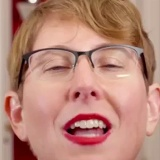
#> input picture data/opencv_face_detector_Jane/rostro_0.jpg, 160 x 160 px, given in place of the camera
$ python capturarRostroCamara.py
#> lines starting #> are read from the running program, lines starting #| are printed output that depends on the picture
'''
Codigo es para capturar un rostro de una camara y guardarlo en una carpeta.

Autor: alhanis.espinal@outlook.com
Fecha: 9-5-2024
'''

import cv2 as cv
import os
import imutils
# carpeta
nombre = 'alh'
modelo = 'opencv_face_detector_' + nombre
# ruta actual del proyecto
# os.getcwd() devuelve la ruta actual del proyecto
ruta = os.getcwd()
# unir la ruta actual con la carpeta
rutaCompleta = os.path.join(ruta, 'data', modelo)
# si la carpeta no existe
if not os.path.exists(rutaCompleta):
    print('Carpeta no encontrada, se creara la carpeta: ' + modelo)
    # crear la carpeta
    os.makedirs(rutaCompleta)


# ----------------------------reconocimiento de un rostro --------------------------------
# cargar el archivo xml que contiene la informacion para detectar rostros de opencv
ruidos=cv.CascadeClassifier('haarcascade_frontalface_default.xml')

# capturar video de la camara
camara=cv.VideoCapture(0)
# id de la imagen para luego guardarla
id = 0

while True:
    # leer la captura de la camara
    repuesta,captura=camara.read()
#> captura is the input picture: shape (160, 160, 3); mean B, G, R 119.9, 134.4, 184.4
    # si no se puede leer la captura se cierra el programa
    if repuesta==False:break
    # redimensionar la captura para que sea mas rapido el proceso de deteccion de rostros y no ocupe tanto espacio
    captura= imutils.resize(captura, width=640)
#> captura: shape (640, 640, 3)
    # pasar la captura a escala de grises
    grises=cv.cvtColor(captura,cv.COLOR_BGR2GRAY)
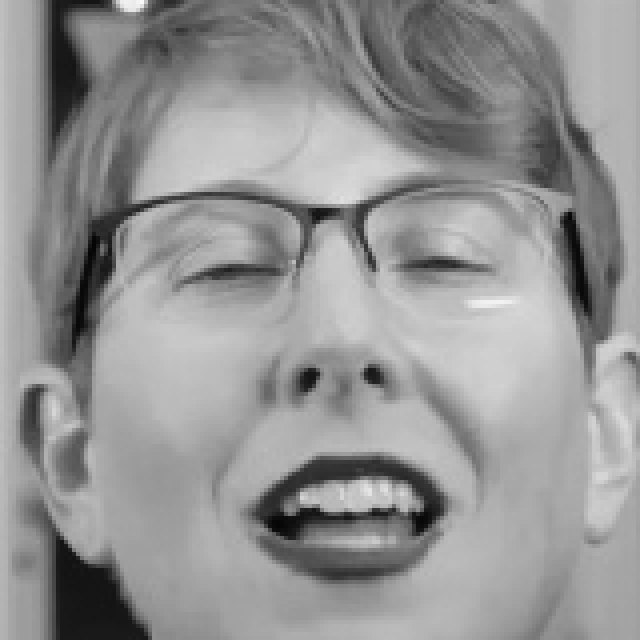
#> grises: shape (640, 640); min 5, max 250, mean 147.7
    # guardar las propiedades de la captura
    idcaptura = captura.copy()
    # para que sea mas rapido el proceso de deteccion de rostros 1.4 es el 40% de la imagen, 3 es el minimo de vecinos
    cara=ruidos.detectMultiScale(grises,1.3,5)
#> cara = [[45, 39, 541, 541]]
    # dibujar un rectangulo en la cara detectada
    # x,y son las coordenadas de la esquina superior izquierda del rectangulo, w,h son las esquinas del ancho y alto del rectangulo
    for (x,y,w,h) in cara:
        # dibujar un rectangulo en la cara detectada, (0,255,0) es el color del rectangulo, 2 es el grosor del rectangulo
        cv.rectangle(captura,(x,y),(x+w,y+h),(0,255,0),2)
        # almacenar la captura de la cara
        rostroCapturado = idcaptura[y:y+h,x:x+w]
        # tamaño de la imagen del rostro capturado 160x160, cv.INTER_CUBIC es el metodo de interpolacion lo que hace es que la imagen se vea mas nitida
        rostroCapturado = cv.resize(rostroCapturado,(160,160),interpolation=cv.INTER_CUBIC)
        # modificar cada nombre de la imagen
        cv.imwrite(rutaCompleta + '/rostro_{}.jpg'.format(id),rostroCapturado)
        # aumentar el id para que la imagen no se sobreescriba
        id += 1
#> this loop made 1 pass
#> (x, y, w, h, id) on pass 1: (45, 39, 541, 541, 1)
#> pass 1, `rostroCapturado = idcaptura[y:y+h,x:x+w]`:
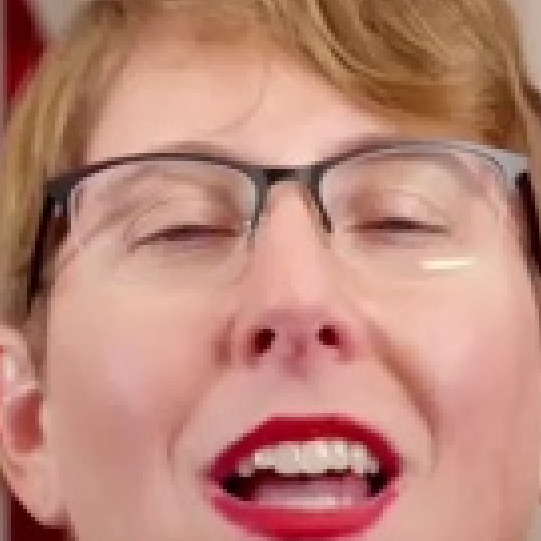
#> rostroCapturado: shape (541, 541, 3); mean B, G, R 119.3, 133.7, 187.4
#> pass 1, `rostroCapturado = cv.resize(rostroCapturado,(160,160),interpolation=cv..`:
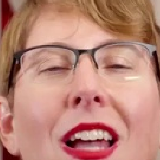
#> rostroCapturado: shape (160, 160, 3); mean B, G, R 119.2, 133.7, 187.4
#> after the loop:
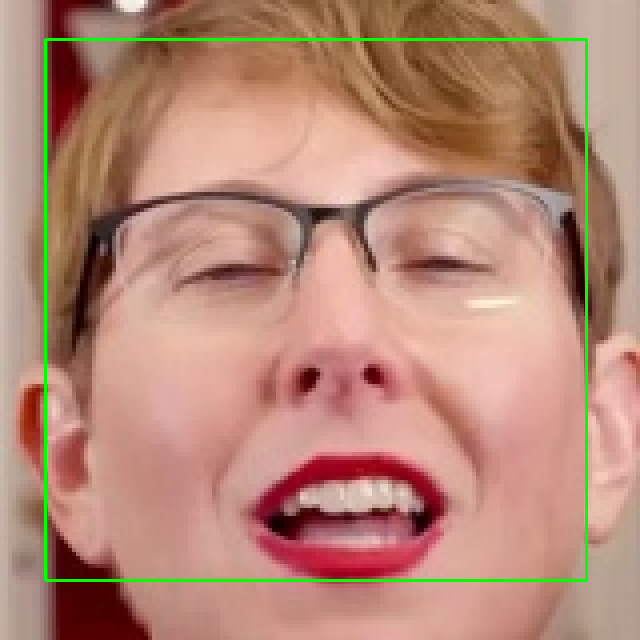
#> captura: shape (640, 640, 3); mean B, G, R 118.3, 136.6, 181.8
#> after the loop, id = 1
    # mostrar la captura de la camara
    cv.imshow('Video rostro',captura)
    # si saca 350 fotos se cierra el programa
    if id == 351:
        break

# liberar la camara y cerrar todas las ventanas
camara.release()
cv.destroyAllWindows()

$ run again, on data/opencv_face_detector_Jane/rostro_100.jpg
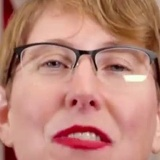
#> input picture data/opencv_face_detector_Jane/rostro_100.jpg, 160 x 160 px, given in place of the camera
#> captura is the input picture: shape (160, 160, 3); mean B, G, R 119.9, 133.2, 188.1
#> `grises=cv.cvtColor(captura,cv.COLOR_BGR2GRAY)`:
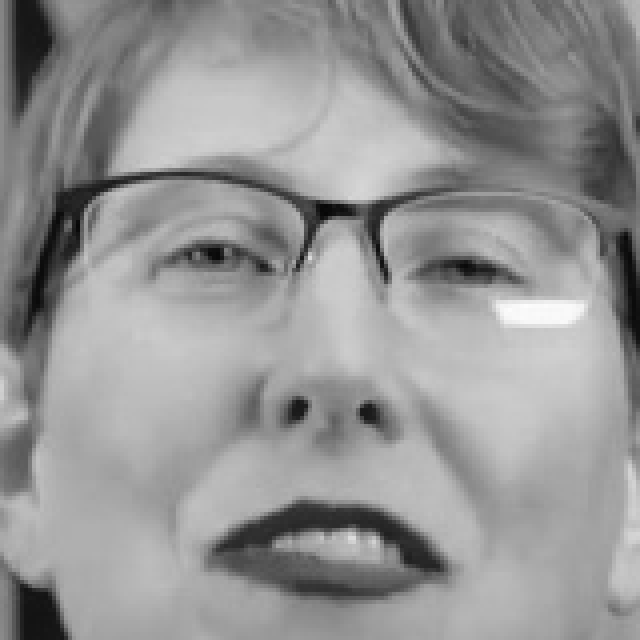
#> grises: shape (640, 640); min 7, max 253, mean 148.1
#> cara = [[41, 32, 559, 559]]
#> the loop `for (x,y,w,h) in cara:` made 1 pass
#> (x, y, w, h, id) on pass 1: (41, 32, 559, 559, 1)
#> after the loop `for (x,y,w,h) in cara:`:
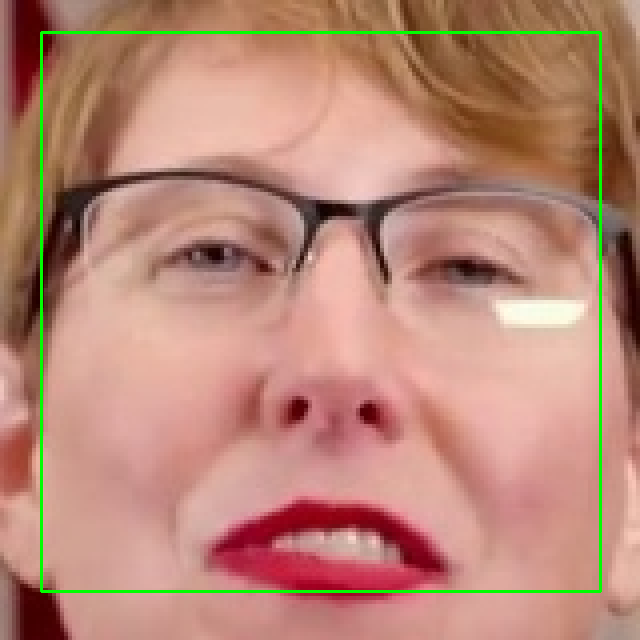
#> captura: shape (640, 640, 3); mean B, G, R 118.2, 135.5, 185.3
#> after the loop `for (x,y,w,h) in cara:`: id = 1

$ run again, on data/opencv_face_detector_Jane/rostro_101.jpg
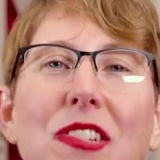
#> input picture data/opencv_face_detector_Jane/rostro_101.jpg, 160 x 160 px, given in place of the camera
#> captura is the input picture: shape (160, 160, 3); mean B, G, R 119.5, 132.8, 187.1
#> cara = [[62, 54, 530, 530]]
#> the loop `for (x,y,w,h) in cara:` made 1 pass
#> (x, y, w, h, id) on pass 1: (62, 54, 530, 530, 1)
#> pass 1, `rostroCapturado = idcaptura[y:y+h,x:x+w]`:
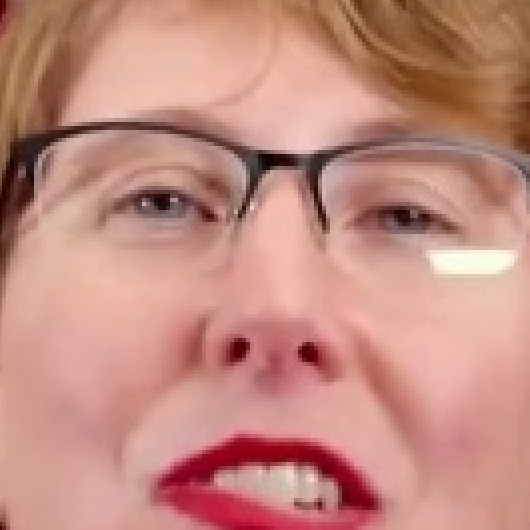
#> rostroCapturado: shape (530, 530, 3); mean B, G, R 128.1, 140.1, 195.5
#> after the loop `for (x,y,w,h) in cara:`:
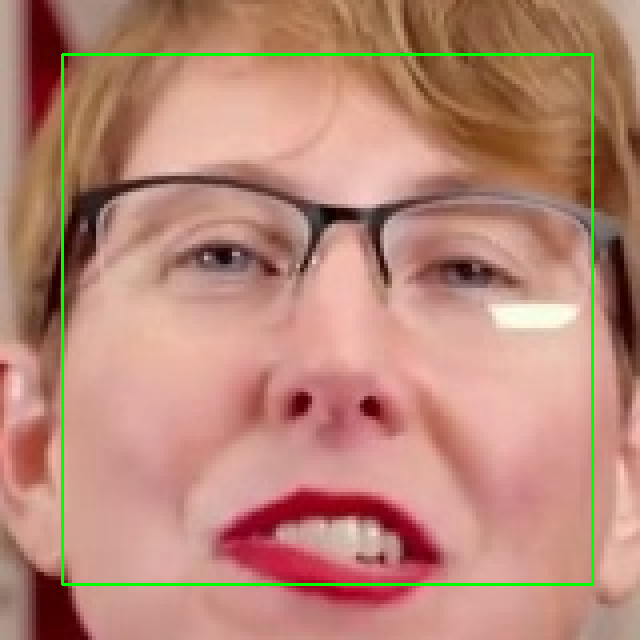
#> captura: shape (640, 640, 3); mean B, G, R 118, 135, 184.4
#> after the loop `for (x,y,w,h) in cara:`: id = 1
